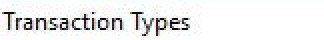
#> input picture assets/dialog-chooser.png, 162 x 20 px (shown 2 times larger)
$ python -i identity_ocr.py   (imports and definitions only)
#> lines starting #> are read from the running program, lines starting #| are printed output that depends on the picture
"""Read identity edits exactly, preserving digits and publisher punctuation."""
from collections import Counter
import re
from .amount_ocr import amount_images
from .rules import normalized


def publisher_images(image):
    from PIL import ImageOps
    variants = []
    for trim in (0, 1):
        cell = image.crop((0, trim, image.width, image.height-trim))
        for mode in ('RGB', 'L'):
            field = ImageOps.expand(cell.convert(mode), border=15,
                                    fill='white' if mode == 'RGB' else 255).convert('RGB')
            variants.extend((field, scale) for scale in (2, 3))
    return variants


def publisher_code_images(image):
    # Reduce OCR's word context around the leading code. The separator must
    # still be recognized, so clipping a longer code cannot yield a match.
    variants = []
    for width, trim in ((70, 0), (80, 1)):
        cell = image.crop((0, trim, min(width, image.width), image.height-trim))
        variants.extend(publisher_images(cell)[:4])
    return variants


# [84 lines left out: functions clipped_publisher_candidate, read_identity, not called in this run]

>>> from PIL import Image
>>> picture = Image.open('../assets/dialog-chooser.png')
#> picture is the input picture: PIL image 162x20 RGB; mean R, G, B 235.7, 236, 235.7
>>> result = publisher_code_images(picture)
#> the loop in publisher_code_images, `for width, trim in ((70, 0), (80, 1)):` made 2 passes
#> pass 1, in publisher_code_images, `cell = image.crop((0, trim, min(width, image.width), image.height-trim))`:
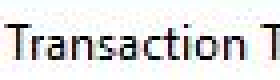
#> cell: PIL image 70x20 RGB (shown 4 times larger); mean R, G, B 223.8, 223.9, 223.7
#> pass 2, in publisher_code_images, `cell = image.crop((0, trim, min(width, image.width), image.height-trim))`:
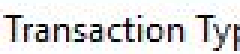
#> cell: PIL image 80x18 RGB (shown 3 times larger); mean R, G, B 220, 219.7, 219.6
#> after the loop in publisher_code_images, `for width, trim in ((70, 0), (80, 1)):`: variants = 8 items
#> result = 8 items

$ run again, on assets/dialog-entry.png
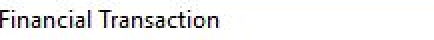
#> input picture assets/dialog-entry.png, 217 x 20 px (shown 2 times larger)
#> picture is the input picture: PIL image 217x20 RGB; mean R, G, B 239.1, 238.8, 238.7
#> the loop in publisher_code_images, `for width, trim in ((70, 0), (80, 1)):` made 2 passes
#> pass 1, in publisher_code_images, `cell = image.crop((0, trim, min(width, image.width), image.height-trim))`:
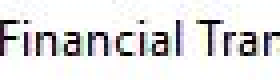
#> cell: PIL image 70x20 RGB (shown 4 times larger); mean R, G, B 224.1, 223.4, 223.6
#> pass 2, in publisher_code_images, `cell = image.crop((0, trim, min(width, image.width), image.height-trim))`:
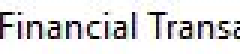
#> cell: PIL image 80x18 RGB (shown 3 times larger); mean R, G, B 220.8, 219.9, 220.1
#> after the loop in publisher_code_images, `for width, trim in ((70, 0), (80, 1)):`: variants = 8 items

$ run again, on assets/dialog-properties.png
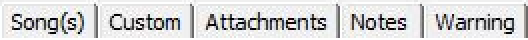
#> input picture assets/dialog-properties.png, 264 x 20 px (shown 2 times larger)
#> picture is the input picture: PIL image 264x20 RGB; mean R, G, B 213.5, 213.4, 213.8
#> the loop in publisher_code_images, `for width, trim in ((70, 0), (80, 1)):` made 2 passes
#> pass 1, in publisher_code_images, `cell = image.crop((0, trim, min(width, image.width), image.height-trim))`:
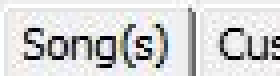
#> cell: PIL image 70x20 RGB (shown 4 times larger); mean R, G, B 214.3, 214.4, 214.6
#> pass 2, in publisher_code_images, `cell = image.crop((0, trim, min(width, image.width), image.height-trim))`:
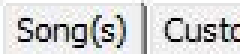
#> cell: PIL image 80x18 RGB (shown 3 times larger); mean R, G, B 210.1, 210.1, 210.3
#> after the loop in publisher_code_images, `for width, trim in ((70, 0), (80, 1)):`: variants = 8 items
